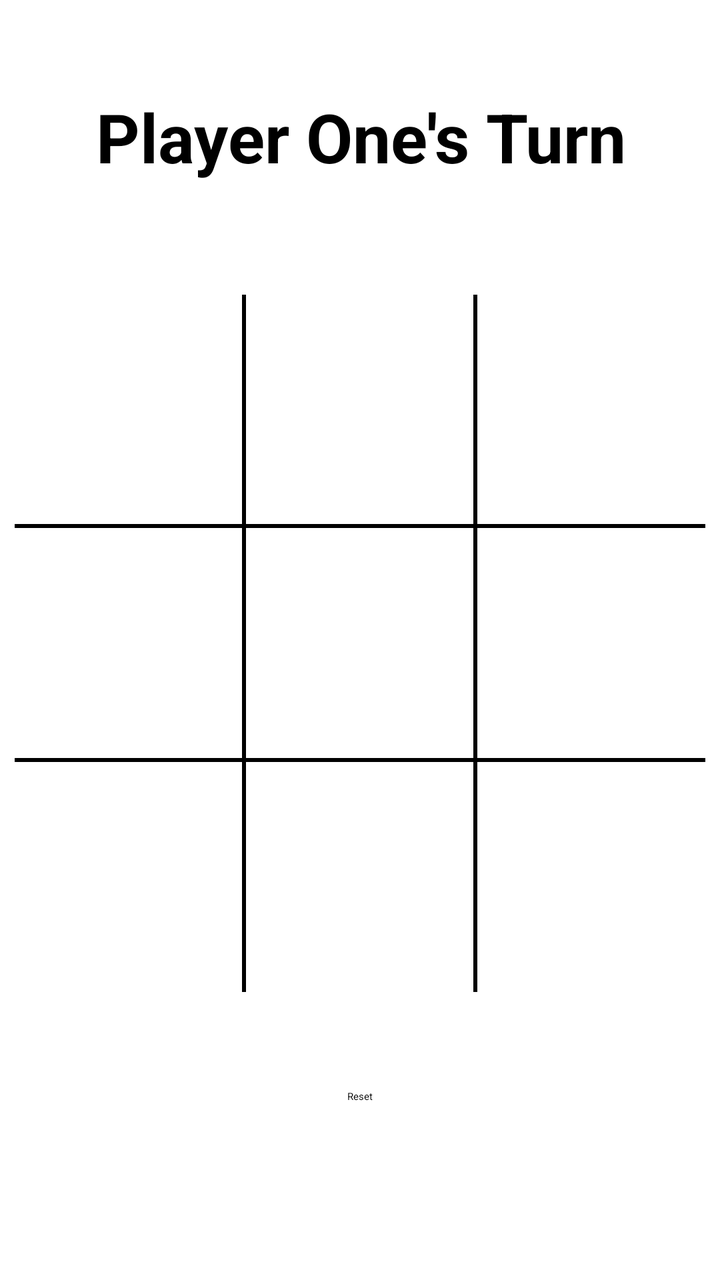
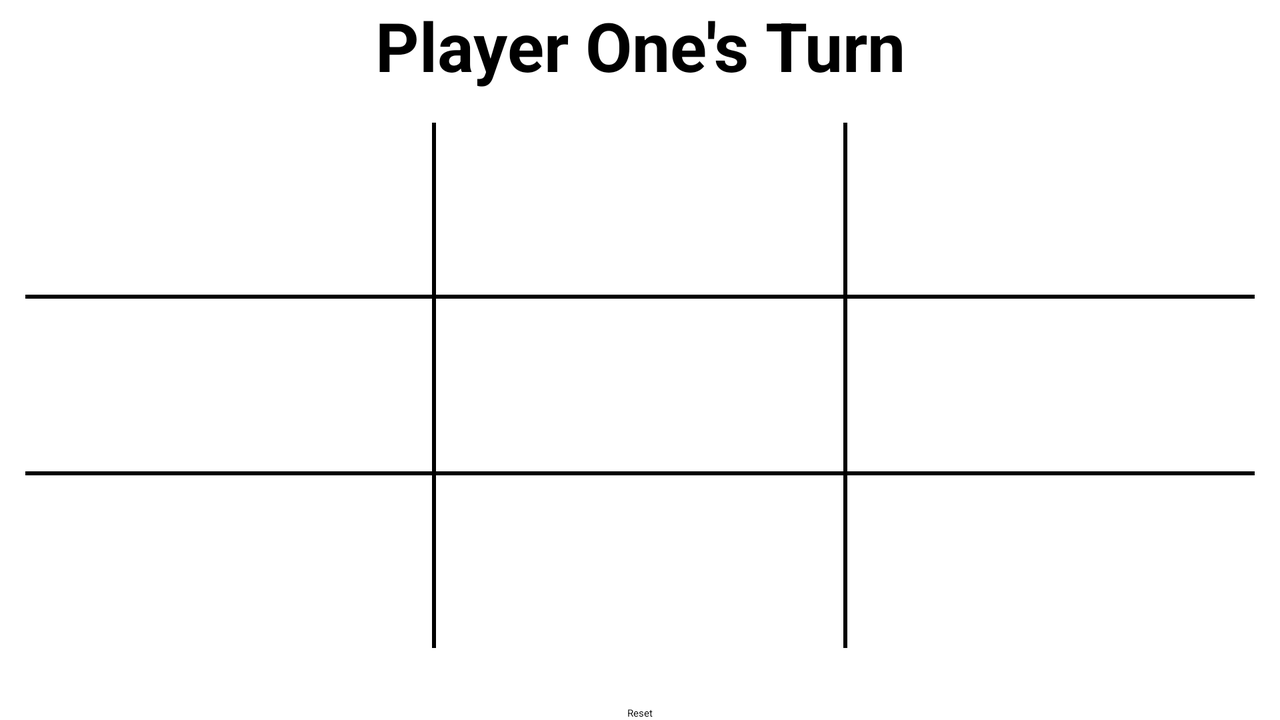

Two renders of one Android screen. The first uses the default layout on a phone; the second uses the alternative layout the repository ships for a different screen configuration, on a matching device. The two XML files are below.
<!-- AndroidManifest.xml: application theme Theme.TicTacToe -->
<!-- res/layout/fragment_originalboard.xml -->
<?xml version="1.0" encoding="utf-8"?>
<androidx.constraintlayout.widget.ConstraintLayout xmlns:android="http://schemas.android.com/apk/res/android"
    xmlns:app="http://schemas.android.com/apk/res-auto"
    xmlns:tools="http://schemas.android.com/tools"
    android:layout_width="match_parent"
    android:layout_height="match_parent"
    tools:context=".fragments.OriginalBoardFragment">

    <androidx.constraintlayout.widget.Guideline
        android:id="@+id/topGrid"
        android:layout_width="wrap_content"
        android:layout_height="wrap_content"
        android:orientation="horizontal"
        app:layout_constraintGuide_percent="0.23" />
    <androidx.constraintlayout.widget.Guideline
        android:id="@+id/botGrid"
        android:layout_width="wrap_content"
        android:layout_height="wrap_content"
        android:orientation="horizontal"
        app:layout_constraintGuide_percent="0.775" />
    <androidx.constraintlayout.widget.Guideline
        android:id="@+id/leftGrid"
        android:layout_width="wrap_content"
        android:layout_height="wrap_content"
        android:orientation="vertical"
        app:layout_constraintGuide_percent="0.02" />
    <androidx.constraintlayout.widget.Guideline
        android:id="@+id/rightGrid"
        android:layout_width="wrap_content"
        android:layout_height="wrap_content"
        android:orientation="vertical"
        app:layout_constraintGuide_percent="0.98" />
    <TableLayout
        android:id="@+id/tableLayout"
        android:layout_width="0dp"
        android:layout_height="0dp"

        android:background="#000000"
        android:weightSum="3"
        app:layout_constraintBottom_toTopOf="@+id/botGrid"
        app:layout_constraintRight_toLeftOf="@id/rightGrid"
        app:layout_constraintLeft_toRightOf="@id/leftGrid"
        app:layout_constraintTop_toBottomOf="@id/topGrid">



        <TableRow android:layout_height="match_parent"
            android:layout_weight="1">

            <TextView
                android:id="@+id/topLeftText"
                android:textColor="@color/black"
                android:layout_width="match_parent"
                android:layout_height="match_parent"
                android:layout_marginEnd="1dp"
                android:layout_marginBottom="1dp"
                android:layout_weight="1"
                android:background="#ffffff"
                android:gravity="center"
                android:text="@string/blank"
                android:textAppearance="@style/TextAppearance.AppCompat.Large"
                android:textSize="45sp"
                android:textStyle="bold" />

            <TextView
                android:id="@+id/topMiddleText"
                android:layout_width="match_parent"
                android:layout_height="match_parent"
                android:textColor="@color/black"
                android:layout_marginStart="1dp"
                android:layout_marginEnd="1dp"
                android:layout_marginBottom="1dp"
                android:layout_weight="1"
                android:background="#ffffff"
                android:gravity="center"
                android:text="@string/blank"
                android:textAppearance="@style/TextAppearance.AppCompat.Large"
                android:textSize="45sp"
                android:textStyle="bold" />

            <TextView
                android:id="@+id/topRightText"
                android:textColor="@color/black"
                android:layout_width="match_parent"
                android:layout_height="match_parent"
                android:layout_marginStart="1dp"
                android:layout_marginBottom="1dp"
                android:layout_weight="1"
                android:background="#ffffff"
                android:gravity="center"
                android:text="@string/blank"
                android:textAppearance="@style/TextAppearance.AppCompat.Large"
                android:textSize="45sp"
                android:textStyle="bold" />

        </TableRow>

        <TableRow android:layout_height="match_parent"
            android:layout_weight="1">

            <TextView

                android:id="@+id/middleLeftText"
                android:textColor="@color/black"
                android:layout_width="match_parent"
                android:layout_height="match_parent"
                android:layout_marginTop="1dp"
                android:layout_marginEnd="1dp"
                android:layout_marginBottom="1dp"
                android:layout_weight="1"
                android:background="#ffffff"
                android:gravity="center"
                android:text="@string/blank"
                android:textAppearance="@style/TextAppearance.AppCompat.Large"
                android:textSize="45sp"
                android:textStyle="bold" />

            <TextView
                android:id="@+id/middlemiddleText"
                android:textColor="@color/black"
                android:layout_width="match_parent"
                android:layout_height="match_parent"
                android:layout_marginLeft="1dp"
                android:layout_marginTop="1dp"
                android:layout_marginRight="1dp"
                android:layout_marginBottom="1dp"
                android:layout_weight="1"
                android:background="#ffffff"
                android:gravity="center"
                android:text="@string/blank"
                android:textAppearance="@style/TextAppearance.AppCompat.Large"
                android:textSize="45sp"
                android:textStyle="bold" />

            <TextView
                android:id="@+id/middleRightText"
                android:layout_width="match_parent"
                android:layout_height="match_parent"
                android:textColor="@color/black"
                android:layout_marginStart="1dp"
                android:layout_marginTop="1dp"
                android:layout_marginBottom="1dp"
                android:layout_weight="1"
                android:background="#ffffff"
                android:gravity="center"
                android:text="@string/blank"
                android:textAppearance="@style/TextAppearance.AppCompat.Large"
                android:textSize="45sp"
                android:textStyle="bold" />


        </TableRow>

        <TableRow android:layout_height="match_parent"
            android:layout_weight="1">

            <TextView
                android:id="@+id/bottomLeftText"
                android:textColor="@color/black"
                android:layout_width="match_parent"
                android:layout_height="match_parent"
                android:layout_marginTop="1dp"
                android:layout_marginEnd="1dp"

                android:layout_weight="1"
                android:background="#ffffff"
                android:gravity="center"
                android:text="@string/blank"
                android:textAppearance="@style/TextAppearance.AppCompat.Large"
                android:textSize="45sp"
                android:textStyle="bold" />

            <TextView
                android:id="@+id/bottomMiddleText"
                android:layout_width="match_parent"
                android:layout_height="match_parent"
                android:layout_marginLeft="1dp"
                android:layout_marginTop="1dp"
                android:layout_marginRight="1dp"
                android:textColor="@color/black"
                android:layout_weight="1"
                android:background="#ffffff"
                android:gravity="center"
                android:text="@string/blank"
                android:textAppearance="@style/TextAppearance.AppCompat.Large"
                android:textSize="45sp"
                android:textStyle="bold" />

            <TextView
                android:id="@+id/bottomRightText"
                android:layout_width="match_parent"
                android:layout_height="match_parent"
                android:textColor="@color/black"
                android:layout_marginStart="1dp"
                android:layout_marginTop="1dp"

                android:layout_weight="1"
                android:background="#ffffff"
                android:gravity="center"
                android:text="@string/blank"
                android:textAppearance="@style/TextAppearance.AppCompat.Large"
                android:textSize="45sp"
                android:textStyle="bold" />

        </TableRow>

    </TableLayout>

    <Button
        android:id="@+id/resetButton"
        android:layout_width="wrap_content"
        android:layout_height="wrap_content"
        android:layout_marginBottom="40dp"
        android:text="@string/reset"
        app:layout_constraintBottom_toBottomOf="parent"
        app:layout_constraintEnd_toEndOf="parent"
        app:layout_constraintStart_toStartOf="parent"
        app:layout_constraintTop_toBottomOf="@+id/tableLayout"
        />

    <TextView
        android:id="@+id/playerTurnLabel"
        android:layout_width="390dp"
        android:layout_height="81dp"
        android:gravity="center"
        android:text="@string/player_one_turn"
        android:textAppearance="@style/TextAppearance.AppCompat.Large"
        android:textSize="34sp"
        android:textStyle="bold"
        app:layout_constraintBottom_toBottomOf="parent"
        app:layout_constraintEnd_toEndOf="parent"
        app:layout_constraintStart_toStartOf="parent"
        app:layout_constraintTop_toTopOf="parent"
        app:layout_constraintVertical_bias="0.050000012" />
</androidx.constraintlayout.widget.ConstraintLayout>
<!-- resources referenced by this layout -->
<resources>
  <string name="blank">\u0020</string>
  <string name="player_one_turn">Player One\'s Turn</string>
  <string name="reset">Reset</string>
  <style name="Theme.TicTacToe" parent="Theme.MaterialComponents.DayNight.NoActionBar">
          
          <item name="colorPrimary">@color/purple_200</item>
          <item name="colorPrimaryVariant">@color/purple_200</item>
          <item name="colorOnPrimary">@color/black</item>
          
          <item name="colorSecondary">@color/teal_200</item>
          <item name="colorSecondaryVariant">@color/teal_200</item>
          <item name="colorOnSecondary">@color/black</item>
          
          <item name="android:statusBarColor" tools:targetApi="l">?attr/colorPrimaryVariant</item>
          
  
      </style>
</resources>
<!-- res/layout-land/fragment_originalboard.xml (the repository's variant of the layout above) -->
<!-- drawn on the phone turned sideways -->
<?xml version="1.0" encoding="utf-8"?>
<androidx.constraintlayout.widget.ConstraintLayout xmlns:android="http://schemas.android.com/apk/res/android"
    xmlns:app="http://schemas.android.com/apk/res-auto"
    xmlns:tools="http://schemas.android.com/tools"
    android:layout_width="match_parent"
    android:layout_height="match_parent"
    tools:context=".fragments.OriginalBoardFragment">

    <androidx.constraintlayout.widget.Guideline
        android:id="@+id/topGrid"
        android:layout_width="wrap_content"
        android:layout_height="wrap_content"
        android:orientation="horizontal"
        app:layout_constraintGuide_percent="0.17" />
    <androidx.constraintlayout.widget.Guideline
        android:id="@+id/botGrid"
        android:layout_width="wrap_content"
        android:layout_height="wrap_content"
        android:orientation="horizontal"
        app:layout_constraintGuide_percent="0.90" />
    <androidx.constraintlayout.widget.Guideline
        android:id="@+id/leftGrid"
        android:layout_width="wrap_content"
        android:layout_height="wrap_content"
        android:orientation="vertical"
        app:layout_constraintGuide_percent="0.02" />
    <androidx.constraintlayout.widget.Guideline
        android:id="@+id/rightGrid"
        android:layout_width="wrap_content"
        android:layout_height="wrap_content"
        android:orientation="vertical"
        app:layout_constraintGuide_percent="0.98" />
    <TableLayout
        android:id="@+id/tableLayout"
        android:layout_width="0dp"
        android:layout_height="0dp"

        android:background="#000000"
        android:weightSum="3"
        app:layout_constraintBottom_toTopOf="@+id/botGrid"
        app:layout_constraintRight_toLeftOf="@id/rightGrid"
        app:layout_constraintLeft_toRightOf="@id/leftGrid"
        app:layout_constraintTop_toBottomOf="@id/topGrid">



        <TableRow android:layout_height="match_parent"
            android:layout_weight="1">

            <TextView
                android:id="@+id/topLeftText"
                android:textColor="@color/black"
                android:layout_width="match_parent"
                android:layout_height="match_parent"
                android:layout_marginEnd="1dp"
                android:layout_marginBottom="1dp"
                android:layout_weight="1"
                android:background="#ffffff"
                android:gravity="center"
                android:text="@string/blank"
                android:textAppearance="@style/TextAppearance.AppCompat.Large"
                android:textSize="45sp"
                android:textStyle="bold" />

            <TextView
                android:id="@+id/topMiddleText"
                android:textColor="@color/black"
                android:layout_width="match_parent"
                android:layout_height="match_parent"
                android:layout_marginStart="1dp"
                android:layout_marginEnd="1dp"
                android:layout_marginBottom="1dp"
                android:layout_weight="1"
                android:background="#ffffff"
                android:gravity="center"
                android:text="@string/blank"
                android:textAppearance="@style/TextAppearance.AppCompat.Large"
                android:textSize="45sp"
                android:textStyle="bold" />

            <TextView
                android:id="@+id/topRightText"
                android:textColor="@color/black"
                android:layout_width="match_parent"
                android:layout_height="match_parent"
                android:layout_marginStart="1dp"
                android:layout_marginBottom="1dp"
                android:layout_weight="1"
                android:background="#ffffff"
                android:gravity="center"
                android:text="@string/blank"
                android:textAppearance="@style/TextAppearance.AppCompat.Large"
                android:textSize="45sp"
                android:textStyle="bold" />

        </TableRow>

        <TableRow android:layout_height="match_parent"
            android:layout_weight="1">

            <TextView

                android:id="@+id/middleLeftText"
                android:textColor="@color/black"
                android:layout_width="match_parent"
                android:layout_height="match_parent"
                android:layout_marginTop="1dp"
                android:layout_marginEnd="1dp"
                android:layout_marginBottom="1dp"
                android:layout_weight="1"
                android:background="#ffffff"
                android:gravity="center"
                android:text="@string/blank"
                android:textAppearance="@style/TextAppearance.AppCompat.Large"
                android:textSize="45sp"
                android:textStyle="bold" />

            <TextView
                android:id="@+id/middlemiddleText"
                android:textColor="@color/black"
                android:layout_width="match_parent"
                android:layout_height="match_parent"
                android:layout_marginLeft="1dp"
                android:layout_marginTop="1dp"
                android:layout_marginRight="1dp"
                android:layout_marginBottom="1dp"
                android:layout_weight="1"
                android:background="#ffffff"
                android:gravity="center"
                android:text="@string/blank"
                android:textAppearance="@style/TextAppearance.AppCompat.Large"
                android:textSize="45sp"
                android:textStyle="bold" />

            <TextView
                android:id="@+id/middleRightText"
                android:layout_width="match_parent"
                android:layout_height="match_parent"
                android:textColor="@color/black"
                android:layout_marginStart="1dp"
                android:layout_marginTop="1dp"
                android:layout_marginBottom="1dp"
                android:layout_weight="1"
                android:background="#ffffff"
                android:gravity="center"
                android:text="@string/blank"
                android:textAppearance="@style/TextAppearance.AppCompat.Large"
                android:textSize="45sp"
                android:textStyle="bold" />


        </TableRow>

        <TableRow android:layout_height="match_parent"
            android:layout_weight="1">

            <TextView
                android:id="@+id/bottomLeftText"
                android:textColor="@color/black"
                android:layout_width="match_parent"
                android:layout_height="match_parent"
                android:layout_marginTop="1dp"
                android:layout_marginEnd="1dp"

                android:layout_weight="1"
                android:background="#ffffff"
                android:gravity="center"
                android:text="@string/blank"
                android:textAppearance="@style/TextAppearance.AppCompat.Large"
                android:textSize="45sp"
                android:textStyle="bold" />

            <TextView
                android:id="@+id/bottomMiddleText"
                android:textColor="@color/black"
                android:layout_width="match_parent"
                android:layout_height="match_parent"
                android:layout_marginLeft="1dp"
                android:layout_marginTop="1dp"
                android:layout_marginRight="1dp"

                android:layout_weight="1"
                android:background="#ffffff"
                android:gravity="center"
                android:text="@string/blank"
                android:textAppearance="@style/TextAppearance.AppCompat.Large"
                android:textSize="45sp"
                android:textStyle="bold" />

            <TextView
                android:id="@+id/bottomRightText"
                android:layout_width="match_parent"
                android:layout_height="match_parent"
                android:textColor="@color/black"
                android:layout_marginStart="1dp"
                android:layout_marginTop="1dp"

                android:layout_weight="1"
                android:background="#ffffff"
                android:gravity="center"
                android:text="@string/blank"
                android:textAppearance="@style/TextAppearance.AppCompat.Large"
                android:textSize="45sp"
                android:textStyle="bold" />

        </TableRow>

    </TableLayout>

    <Button
        android:id="@+id/resetButton"
        android:layout_width="wrap_content"
        android:layout_height="wrap_content"

        android:text="@string/reset"
        app:layout_constraintBottom_toBottomOf="parent"
        app:layout_constraintEnd_toEndOf="parent"
        app:layout_constraintStart_toStartOf="parent"

        />

    <TextView
        android:id="@+id/playerTurnLabel"
        android:layout_width="wrap_content"
        android:layout_height="wrap_content"
        android:gravity="center"
        android:text="@string/player_one_turn"
        android:textAppearance="@style/TextAppearance.AppCompat.Large"
        android:textSize="34sp"
        android:textStyle="bold"

        app:layout_constraintEnd_toEndOf="parent"
        app:layout_constraintStart_toStartOf="parent"
        app:layout_constraintTop_toTopOf="parent" />
</androidx.constraintlayout.widget.ConstraintLayout>
